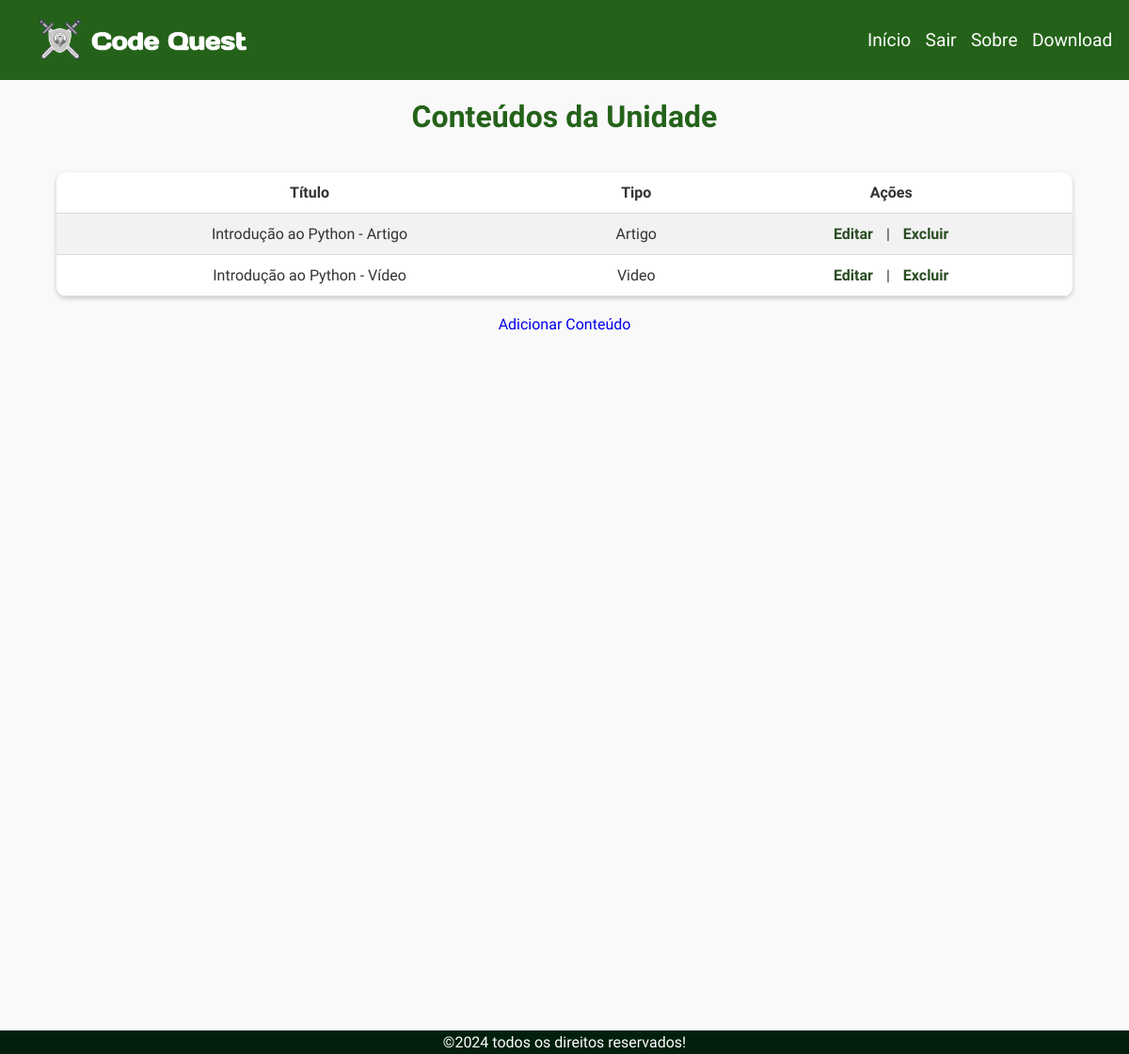
The app's page /gerenciar_conteudos.php?id=1 (signed in) with its own data.
### tables this page shows
CREATE TABLE Conteudo (
    id INT AUTO_INCREMENT PRIMARY KEY,
    tipo ENUM('video', 'artigo') NOT NULL,
    titulo VARCHAR(255) NOT NULL,
    descricao TEXT NOT NULL,
    fk_Unidade_id INT,
    FOREIGN KEY (fk_Unidade_id) REFERENCES Unidade(id) ON DELETE CASCADE
);

### gerenciar_conteudos.php (the view, shortened to what this page needs)
<?php
include 'cabecalho_footer.php';
require_once 'db.php';
if (isset($_GET['id'])) {
    $unidade_id = (int)$_GET['id'];
    $sql = "SELECT * FROM Conteudo WHERE fk_Unidade_id = $unidade_id";
    $result = $conn->query($sql);
    if ($result->num_rows > 0) {
        echo "<h1>Conteúdos da Unidade</h1>";
        echo "<table>";
        echo "<tr><th>Título</th><th>Tipo</th><th>Ações</th></tr>";
        while ($conteudo = $result->fetch_assoc()) {
            echo "<tr>";
            echo "<td>" . htmlspecialchars($conteudo['titulo']) . "</td>";
            echo "<td>" . ucfirst($conteudo['tipo']) . "</td>";
            echo "<td>
                    <a href='editar_conteudo.php?id=" . $conteudo['id'] . "'>Editar</a> |
                    <a href='excluir_conteudo.php?id=" . $conteudo['id'] . "' onclick='return confirm(\"Tem certeza que deseja excluir este conteúdo?\")'>Excluir</a>
                  </td>";
            echo "</tr>";
        }
        echo "</table>";
    } else {
        echo "Nenhum conteúdo encontrado.";
    }
    echo "<a href='adicionar_conteudo.php?id=$unidade_id'>Adicionar Conteúdo</a>";
} else {
    echo "ID da unidade não fornecido.";
}
?>

### css/gerenciar_conteudos.css (style rules this page uses)
body { background-color: #f9f9f9; color: #333; margin: 0; padding: 0; text-align: center; }
h1 { color: #246219; margin: 20px 0; font-size: 2em; }
table { width: 90%; margin: 20px auto; border-collapse: collapse; background-color: #fff; box-shadow: 0 2px 5px rgba(0, 0, 0, 0.2); border-radius: 10px; overflow: hidden; }
th, td { padding: 12px; text-align: center; border-bottom: 1px solid #ddd; }
tr:nth-child(even) { background-color: #f2f2f2; }
td a { text-decoration: none; color: #2a4d23; font-weight: bold; margin: 0 10px; transition: color 0.3s; }
td:last-child { white-space: nowrap; }

### css/comum.css (style rules this page uses)
* { margin: 0; padding: 0; box-sizing: border-box; font-family: "Days One", sans-serif; }
a { text-decoration: none; }
body { height: 100vh; display: flex; flex-direction: column; margin-bottom: 40vh; }

### records on screen
conteudo: titulo "Introdução ao Python - Artigo", tipo "Artigo"
conteudo: titulo "Introdução ao Python - Vídeo", tipo "Video"
